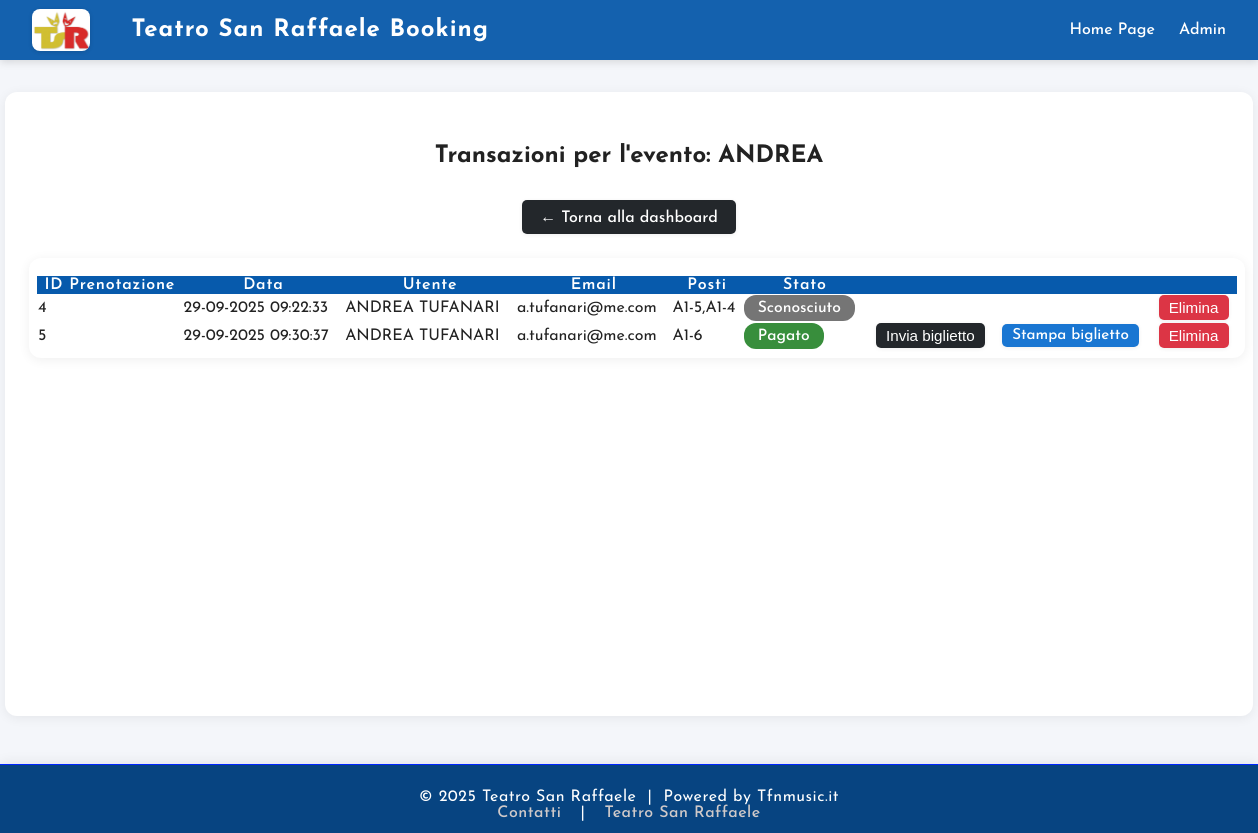
/event/2/transactions (signed in), run on the app's committed database.
### tables this page shows
CREATE TABLE events (
    id INTEGER PRIMARY KEY AUTOINCREMENT,
    title TEXT NOT NULL,
    date TEXT NOT NULL,
    time TEXT NOT NULL,
    price REAL NOT NULL,
    poster_url TEXT         
, visible INTEGER DEFAULT 1);

CREATE TABLE bookings (
    id INTEGER PRIMARY KEY AUTOINCREMENT,
    event_id INTEGER NOT NULL,
    name TEXT NOT NULL,
    email TEXT NOT NULL,
    seats TEXT NOT NULL,          -- posti separati da , 
    status REAL DEFAULT 0 , -- 0=libero, 1=pending ,2 = acquistato , 3 = validato
    created_at TEXT NOT NULL,
    FOREIGN KEY(event_id) REFERENCES events(id)
);

### app.py (the view)
@app.route('/event/<int:event_id>/transactions')
@login_required
def event_transactions(event_id):
    event = get_event_by_id(event_id)
    transactions = get_bookings_by_event(event_id)
    return render_template(
        'event_transactions.html',
        event_title=event['title'] if event else 'Evento sconosciuto',
        transactions=transactions
    )

### app.py (called while the page is built)
@app.context_processor
def inject_now():
    return {'now': datetime.now}

### auth.py (called while the page is built)
def login_required(f):
    @wraps(f)
    def decorated_function(*args, **kwargs):
        if session.get('logged_in') != True:
            return redirect(url_for('admin'))
        return f(*args, **kwargs)
    return decorated_function

### database.py (called while the page is built)
def get_db():
    conn = sqlite3.connect(DB_PATH)
    conn.row_factory = sqlite3.Row
    return conn

def get_event_by_id(event_id):
    conn = get_db()
    event = conn.execute('SELECT * FROM events WHERE id=?', (event_id,)).fetchone()
    conn.close()
    return event

def get_bookings_by_event(event_id, statuses=None):
    conn = get_db()
    if statuses:
        placeholders = ','.join(['?'] * len(statuses))
        bookings = conn.execute(
            f'SELECT seats FROM bookings WHERE event_id=? AND status IN ({placeholders})',
            (event_id, *statuses)
        ).fetchall()
    else:
        bookings = conn.execute(
            'SELECT * FROM bookings WHERE event_id=? ORDER BY created_at DESC',
            (event_id,)
        ).fetchall()
    conn.close()
    return bookings

### templates/event_transactions.html (shortened to what this page needs)
{% extends 'base.html' %}
{% block content %}
<h2 style="text-align:center; margin-bottom: 32px;">Transazioni per l'evento: {{ event_title }}</h2>
<p style="text-align:center; margin-bottom: 24px;">
    <a href="{{ url_for('dashboard') }}" class="btn-back">&larr; Torna alla dashboard</a>
</p>
<div class="transactions-table-wrapper">
    <table class="transactions-table">
        <thead>
            <tr>
                <th>ID Prenotazione</th>
                <th>Data</th>
                <th>Utente</th>
                <th>Email</th>
                <th>Posti</th>
                <th>Stato</th>
                <th></th>
                <th></th>
                <th></th>
            </tr>
        </thead>
        <tbody>
            {% for t in transactions |sort(attribute='id') %}
            <tr>
                <td>{{ t.id }}</td>
                <td>{{ t.created_at }}</td>
                <td>{{ t.name }}</td>
                <td>{{ t.email }}</td>
                <td>{{ t.seats }}</td>
                <td>
                    {% if t.status == 1 %}
                    <span class="badge badge-pending">In attesa</span>
                    {% elif t.status == 2 %}
                    <span class="badge badge-paid">Pagato</span>
                    {% elif t.status == 3 %}
                    <span class="badge badge-validated">Cassa</span>
                    {% else %}
                    <span class="badge badge-unknown">Sconosciuto</span>
                    {% endif %}
                </td>
                <td>
                    {% if t.status in [2,3] %}
                    <form method="post" action="{{ url_for('resend_ticket', booking_id=t.id) }}"
                        style="display:inline;">
                        <button type="submit" class="btn-back"
                            style="margin-left:8px; font-size:0.95em; padding:4px 10px;">Invia biglietto</button>
                    </form>
                    {% endif %}
                </td>
                <td>
                    {% if t.status in [2,3] %}
                    <a href="{{ url_for('print_ticket', booking_id=t.id) }}" target="_blank" class="btn-back"
                        style="margin-left:4px; font-size:0.95em; padding:4px 10px; background:#1976d2;">Stampa
                        biglietto</a>
                    {% endif %}
                </td>
                <td>
                    <form method="post" action="{{ url_for('delete_transaction', booking_id=t.id) }}"
                        style="display:inline;"
                        onsubmit="return confirm('Sei sicuro di voler eliminare questa prenotazione? I posti {{ t.seats }} verranno liberati e la transazione sarà cancellata definitivamente.');">
                        <button type="submit" class="btn-back"
                            style="margin-left:4px; font-size:0.95em; padding:4px 10px; background:#dc3545; color:white;">Elimina</button>
                    </form>
                </td>
            </tr>
            {% else %}
            <tr>
                <td colspan="9" style="text-align:center; color:#888;">Nessuna transazione trovata per questo evento.
                </td>
            </tr>
            {% endfor %}
        </tbody>
    </table>
</div>
{% endblock %}

### static/style.css (style rules this page uses)
body { margin: 0; font-family: "Josefin Sans", sans-serif; font-optical-sizing: auto; font-weight: 400; font-style: normal; background: #f4f6fa; color: #222; min-height: 100vh; }
.dashboard-table-wrapper, .transactions-table-wrapper { width: 100%; max-width: 1200px; margin: 0 auto; background: #fff; border-radius: 12px; box-shadow: 0 2px 12px #0001; padding: 18px 8px 8px 8px; }
.dashboard-table, .transactions-table { width: 100%; border-collapse: collapse; font-size: 1em; min-width: 400px; table-layout: auto; }
.transactions-table th { background: #075aac !important; color: #fff !important; font-weight: 600; letter-spacing: 0.8px; z-index: 2; }
.badge { display: inline-block; padding: 5px 14px; border-radius: 12px; font-size: 0.98em; font-weight: 500; color: #fff; }
.badge-paid { background: #388e3c; }
.badge-unknown { background: #757575; }
.btn-back { background: #23272b; color: #fff; border: none; border-radius: 5px; padding: 8px 18px; font-size: 1em; font-weight: 500; text-decoration: none; transition: background 0.2s; box-shadow: 0 1px 4px #0001; cursor: pointer; display: inline-block; }

### data on the page
events: title "ANDREA"
bookings: id "4", created_at "29-09-2025 09:22:33", name "ANDREA TUFANARI", email "a.tufanari@me.com", seats "A1-5,A1-4", status "Sconosciuto"
bookings: id "5", created_at "29-09-2025 09:30:37", name "ANDREA TUFANARI", email "a.tufanari@me.com", seats "A1-6", status "Pagato"
